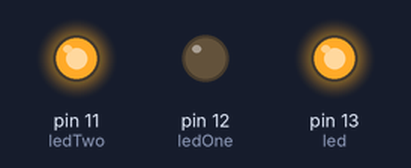
Bench run of a sketch on a simulated Arduino Uno, built with avr-gcc and run on an emulated ATmega328P. On the bench: output pins drawn as LEDs (lit = HIGH).

Above: at 1.2 s.
At 3.7 s:
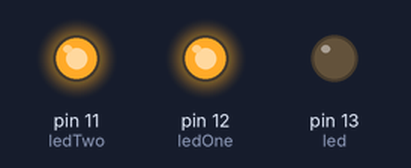
Timing chart, 0 to 5.8 s (numbered marks = the images above):
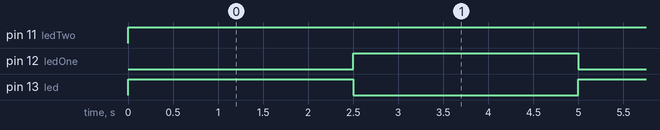

Measured:
- by itself, pin 11 (ledTwo): LOW → HIGH at 0.00 s
- by itself, pin 12 (ledOne), pin 13 (led): alternates HIGH for 2.5 s and LOW for 2.5 s

The sketch:

firstArduino.ino
```cpp
int led = 13;
int ledOne = 12;
int ledTwo = 11;

void setup() {
  // put your setup code here, to run once:
pinMode(led, OUTPUT);
pinMode(ledOne, OUTPUT);
pinMode(ledTwo, OUTPUT);
}

void loop() {
  // put your main code here, to run repeatedly:
digitalWrite(led, HIGH);
digitalWrite(ledOne, LOW);
digitalWrite(ledTwo, HIGH);

delay(2500); //ms
digitalWrite(led, LOW);
digitalWrite(ledOne, HIGH);
digitalWrite(ledTwo, HIGH);

delay(2500); //ms
digitalWrite(led, HIGH);
digitalWrite(ledOne, LOW);
digitalWrite(ledTwo, HIGH);

digitalWrite(ledTwo, HIGH);
}
```
